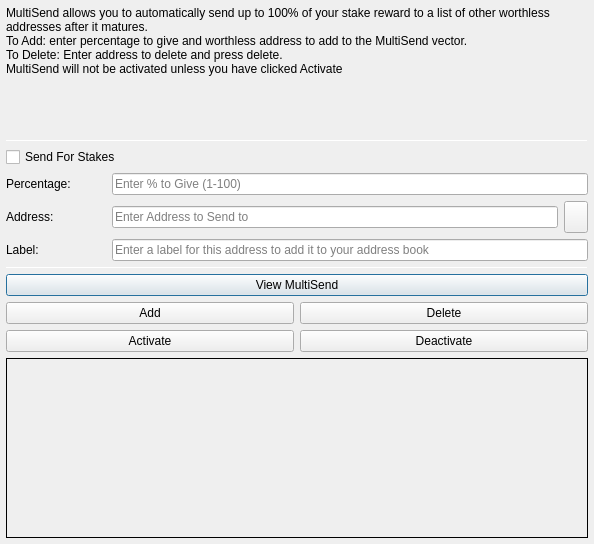
<?xml version="1.0" encoding="UTF-8"?>
<ui version="4.0">
 <class>MultiSendDialog</class>
 <widget class="QDialog" name="MultiSendDialog">
  <property name="windowModality">
   <enum>Qt::NonModal</enum>
  </property>
  <property name="geometry">
   <rect>
    <x>0</x>
    <y>0</y>
    <width>594</width>
    <height>544</height>
   </rect>
  </property>
  <property name="windowTitle">
   <string>MultiSend</string>
  </property>
  <layout class="QVBoxLayout" name="verticalLayout" stretch="0">
   <property name="margin">
    <number>6</number>
   </property>
   <item>
    <layout class="QVBoxLayout" name="verticalLayout_Main" stretch="1,1,1,0,1,1,1">
     <item>
      <widget class="QLabel" name="label_2">
       <property name="lineWidth">
        <number>1</number>
       </property>
       <property name="text">
        <string>MultiSend allows you to automatically send up to 100% of your stake reward to a list of other worthless addresses after it matures.
To Add: enter percentage to give and worthless address to add to the MultiSend vector.
To Delete: Enter address to delete and press delete.
MultiSend will not be activated unless you have clicked Activate</string> <!--or masternode -->
       </property>
       <property name="alignment">
        <set>Qt::AlignLeading|Qt::AlignLeft|Qt::AlignTop</set>
       </property>
       <property name="wordWrap">
        <bool>true</bool>
       </property>
      </widget>
     </item>
     <item>
      <widget class="Line" name="line">
       <property name="minimumSize">
        <size>
         <width>0</width>
         <height>1</height>
        </size>
       </property>
       <property name="maximumSize">
        <size>
         <width>16777215</width>
         <height>1</height>
        </size>
       </property>
       <property name="orientation">
        <enum>Qt::Horizontal</enum>
       </property>
      </widget>
     </item>
     <item>
      <layout class="QVBoxLayout" name="verticalLayout_Settings">
       <item>
        <layout class="QHBoxLayout" name="horizontalLayout">
         <item>
          <widget class="QCheckBox" name="multiSendStakeCheckBox">
           <property name="text">
            <string>Send For Stakes</string>
           </property>
          </widget>
         </item>
         <!--
         <item>
          <widget class="QCheckBox" name="multiSendMasternodeCheckBox">
           <property name="text">
            <string>Send For Masternode Rewards</string>
           </property>
          </widget>
         </item>
         -->
        </layout>
       </item>
       <item>
        <layout class="QHBoxLayout" name="horizontalLayout_6">
         <item>
          <widget class="QLabel" name="label">
           <property name="minimumSize">
            <size>
             <width>100</width>
             <height>0</height>
            </size>
           </property>
           <property name="toolTip">
            <string>Percentage of stake to send</string>
           </property>
           <property name="text">
            <string>Percentage:</string>
           </property>
          </widget>
         </item>
         <item>
          <widget class="QLineEdit" name="multiSendPercentEdit">
           <property name="toolTip">
            <string>Enter whole numbers 1 - 100</string>
           </property>
           <property name="placeholderText">
            <string>Enter % to Give (1-100)</string>
           </property>
          </widget>
         </item>
        </layout>
       </item>
       <item>
        <layout class="QHBoxLayout" name="horizontalLayout_7">
         <item>
          <widget class="QLabel" name="label_5">
           <property name="minimumSize">
            <size>
             <width>100</width>
             <height>0</height>
            </size>
           </property>
           <property name="toolTip">
            <string>Address to send portion of stake to</string>
           </property>
           <property name="text">
            <string>Address:</string>
           </property>
          </widget>
         </item>
         <item>
          <widget class="QLineEdit" name="multiSendAddressEdit">
           <property name="toolTip">
            <string/>
           </property>
           <property name="placeholderText">
            <string>Enter Address to Send to</string>
           </property>
          </widget>
         </item>
         <item>
          <widget class="QToolButton" name="addressBookButton">
           <property name="maximumSize">
            <size>
             <width>16777215</width>
             <height>32</height>
            </size>
           </property>
           <property name="toolTip">
            <string>Choose an address from the address book</string>
           </property>
           <property name="text">
            <string/>
           </property>
           <property name="icon">
            <iconset resource="../worthless.qrc">
             <normaloff>:/icons/address-book</normaloff>:/icons/address-book</iconset>
           </property>
           <property name="shortcut">
            <string>Alt+A</string>
           </property>
          </widget>
         </item>
        </layout>
       </item>
      </layout>
     </item>
     <item>
      <layout class="QHBoxLayout" name="horizontalLayout_3">
       <item>
        <widget class="QLabel" name="label_3">
         <property name="minimumSize">
          <size>
           <width>100</width>
           <height>0</height>
          </size>
         </property>
         <property name="text">
          <string>Label:</string>
         </property>
        </widget>
       </item>
       <item>
        <widget class="QLineEdit" name="labelAddressLabelEdit">
         <property name="placeholderText">
          <string>Enter a label for this address to add it to your address book</string>
         </property>
        </widget>
       </item>
      </layout>
     </item>
     <item>
      <widget class="Line" name="line_2">
       <property name="minimumSize">
        <size>
         <width>0</width>
         <height>1</height>
        </size>
       </property>
       <property name="maximumSize">
        <size>
         <width>16777215</width>
         <height>1</height>
        </size>
       </property>
       <property name="orientation">
        <enum>Qt::Horizontal</enum>
       </property>
      </widget>
     </item>
     <item>
      <layout class="QVBoxLayout" name="verticalLayout_Buttons">
       <item>
        <layout class="QHBoxLayout" name="horizontalLayout_4">
         <item>
          <widget class="QPushButton" name="viewButton">
           <property name="toolTip">
            <string/>
           </property>
           <property name="statusTip">
            <string>View MultiSend Vector</string>
           </property>
           <property name="text">
            <string>View MultiSend</string>
           </property>
          </widget>
         </item>
        </layout>
       </item>
       <item>
        <layout class="QHBoxLayout" name="horizontalLayout_2">
         <item>
          <widget class="QPushButton" name="addButton">
           <property name="toolTip">
            <string/>
           </property>
           <property name="statusTip">
            <string>Add to MultiSend Vector</string>
           </property>
           <property name="text">
            <string>Add</string>
           </property>
          </widget>
         </item>
         <item>
          <widget class="QPushButton" name="deleteButton">
           <property name="toolTip">
            <string/>
           </property>
           <property name="statusTip">
            <string>Delete Address From MultiSend Vector</string>
           </property>
           <property name="text">
            <string>Delete</string>
           </property>
          </widget>
         </item>
        </layout>
       </item>
       <item>
        <layout class="QHBoxLayout" name="horizontalLayout_5">
         <item>
          <widget class="QPushButton" name="activateButton">
           <property name="statusTip">
            <string>Activate MultiSend</string>
           </property>
           <property name="text">
            <string>Activate</string>
           </property>
          </widget>
         </item>
         <item>
          <widget class="QPushButton" name="disableButton">
           <property name="statusTip">
            <string>Deactivate MultiSend</string>
           </property>
           <property name="text">
            <string>Deactivate</string>
           </property>
          </widget>
         </item>
        </layout>
       </item>
      </layout>
     </item>
     <item>
      <widget class="QLabel" name="message">
       <property name="minimumSize">
        <size>
         <width>0</width>
         <height>180</height>
        </size>
       </property>
       <property name="frameShape">
        <enum>QFrame::Panel</enum>
       </property>
       <property name="frameShadow">
        <enum>QFrame::Plain</enum>
       </property>
       <property name="lineWidth">
        <number>1</number>
       </property>
       <property name="midLineWidth">
        <number>1</number>
       </property>
       <property name="text">
        <string/>
       </property>
       <property name="alignment">
        <set>Qt::AlignLeading|Qt::AlignLeft|Qt::AlignTop</set>
       </property>
       <property name="wordWrap">
        <bool>true</bool>
       </property>
      </widget>
     </item>
    </layout>
   </item>
  </layout>
 </widget>
 <resources>
  <include location="../worthless.qrc"/>
 </resources>
 <connections/>
</ui>
